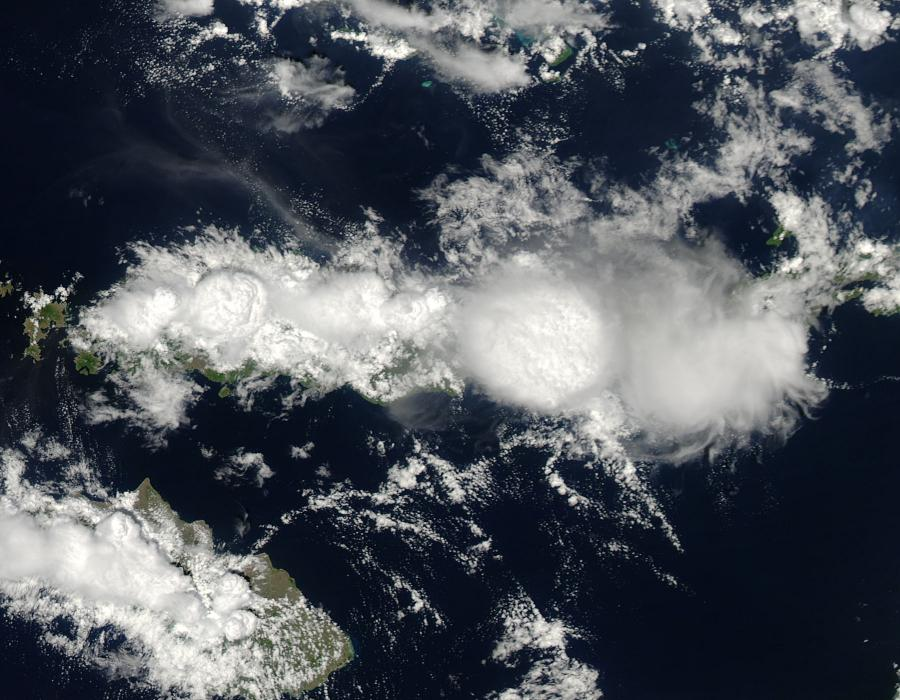
#> input picture data/LB2/clouds_indonesia.jpg, 900 x 700 px
$ jupyter execute LB2.ipynb   (shell and % lines are left out)   (older library calls are emulated)
#> lines starting #> are read from the running program, lines starting #| are printed output that depends on the picture
[cell 1]

from collections import defaultdict

import matplotlib.pyplot as plt
import numpy as np
from skimage import io
from skimage.feature import graycomatrix, graycoprops

[cell 2]
PATCH_SIZE = 21

[cell 3]
PATCH_COORDS = {
    'Sea': [
        (113, 46),
        (157, 378),
        (563, 750),
        (632, 648),
        (449, 344),
    ],
    'Cloud': [
        (315, 560),
        (287, 242),
        (553, 81),
        (358, 524),
        (309, 160),
    ],
}

[cell 4]
MARKERS = {
    'Sea': 'bo',
    'Cloud': 'ro',
}

[cell 5]
image = (io.imread('data/LB2/clouds_indonesia.jpg', as_gray=True) * 256).astype(np.uint8)
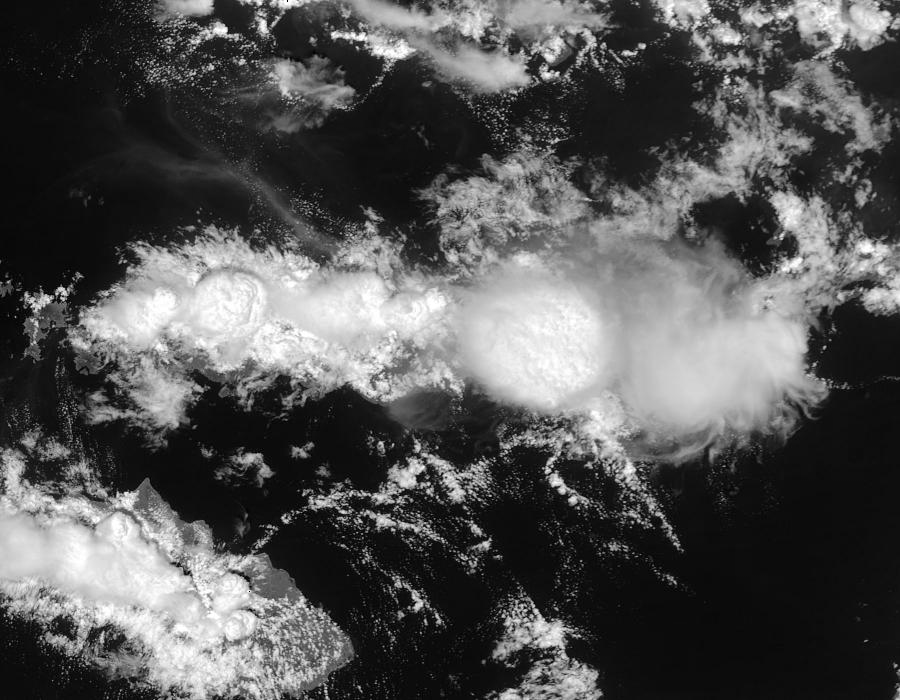
#> image: shape (700, 900); min 0, max 255, mean 84.3

_, ax = plt.subplots(1, 1, figsize=(10, 10))

ax.imshow(image, cmap=plt.cm.gray, vmin=0, vmax=255)
for name, coords in PATCH_COORDS.items():
    for y, x in coords:
        ax.plot(x + PATCH_SIZE // 2, y + PATCH_SIZE // 2, MARKERS[name], markersize=10)
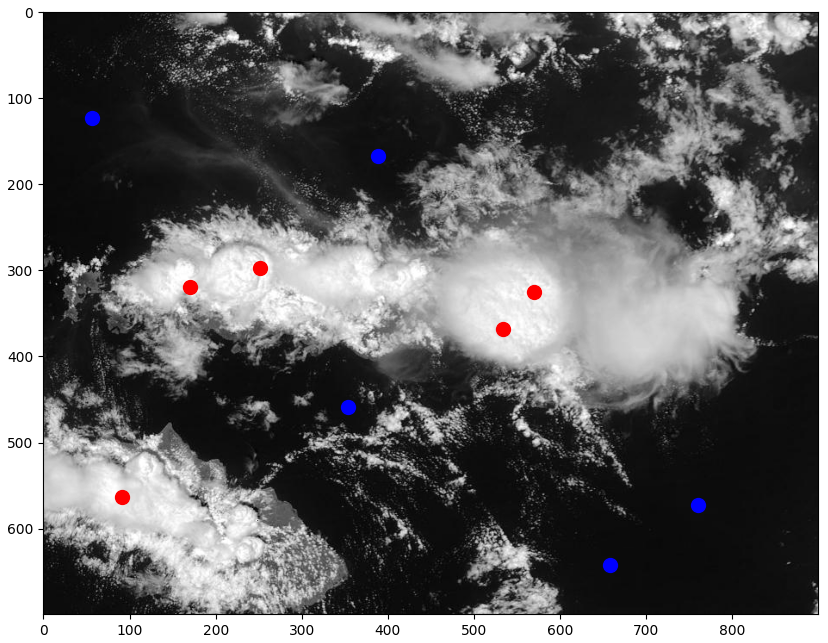
#> figure drawn by matplotlib, 1 panel

[cell 6]
PATCHES = defaultdict(list)

for name, coords in PATCH_COORDS.items():
    for x, y in coords:
        PATCHES[name].append(image[x:x + PATCH_SIZE, y:y + PATCH_SIZE])

[cell 7]
_, ax = plt.subplots(len(PATCHES), max(map(len, PATCHES.values())), figsize=(18, 8))

for i, (name, patches) in enumerate(PATCHES.items()):
    for j, patch in enumerate(patches):
        ax[i, j].imshow(patch, cmap=plt.cm.gray, vmin=0, vmax=255)
        ax[i, j].set_xlabel(f'{name} {j}')

plt.show()
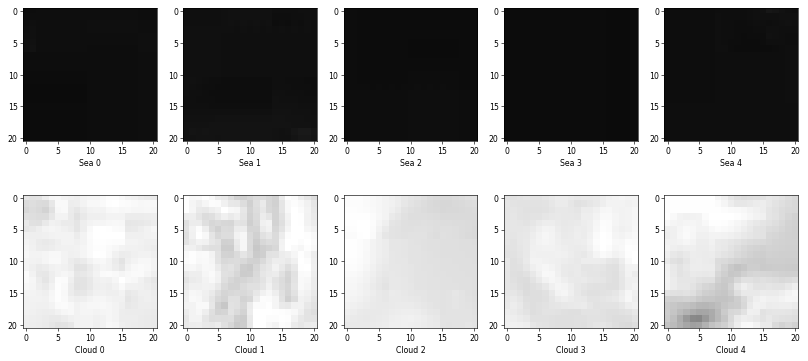
#> figure drawn by matplotlib, 10 panels

[cell 8]
PATCH_GRAYCOPROPSES = defaultdict(list)

for name, patches in PATCHES.items():
    for patch in patches:
        glcm = graycomatrix(
            patch,
            distances=[5],
            angles=[0],
            levels=256,
            symmetric=True,
            normed=True,
        )
        PATCH_GRAYCOPROPSES[name].append((
            graycoprops(glcm, 'dissimilarity')[0, 0],
            graycoprops(glcm, 'correlation')[0, 0],
        ))

[cell 9]
_, ax = plt.subplots(1, 1, figsize=(8, 8))

for name, coords in PATCH_GRAYCOPROPSES.items():
    ax.plot(*zip(*coords), MARKERS[name], label=name)

ax.set_xlabel('GLCM Dissimilarity')
ax.set_ylabel('GLCM Correlation')
ax.legend()

plt.show()
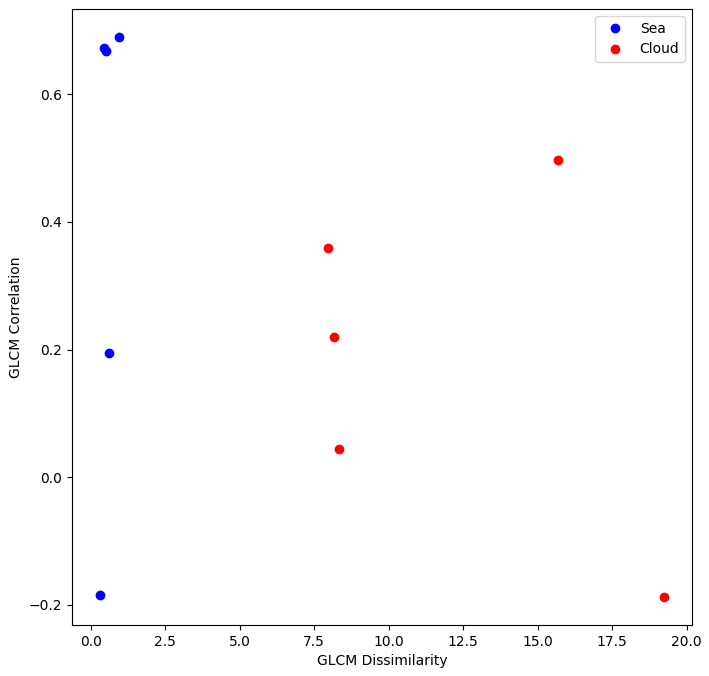
#> figure drawn by matplotlib, 1 panel
